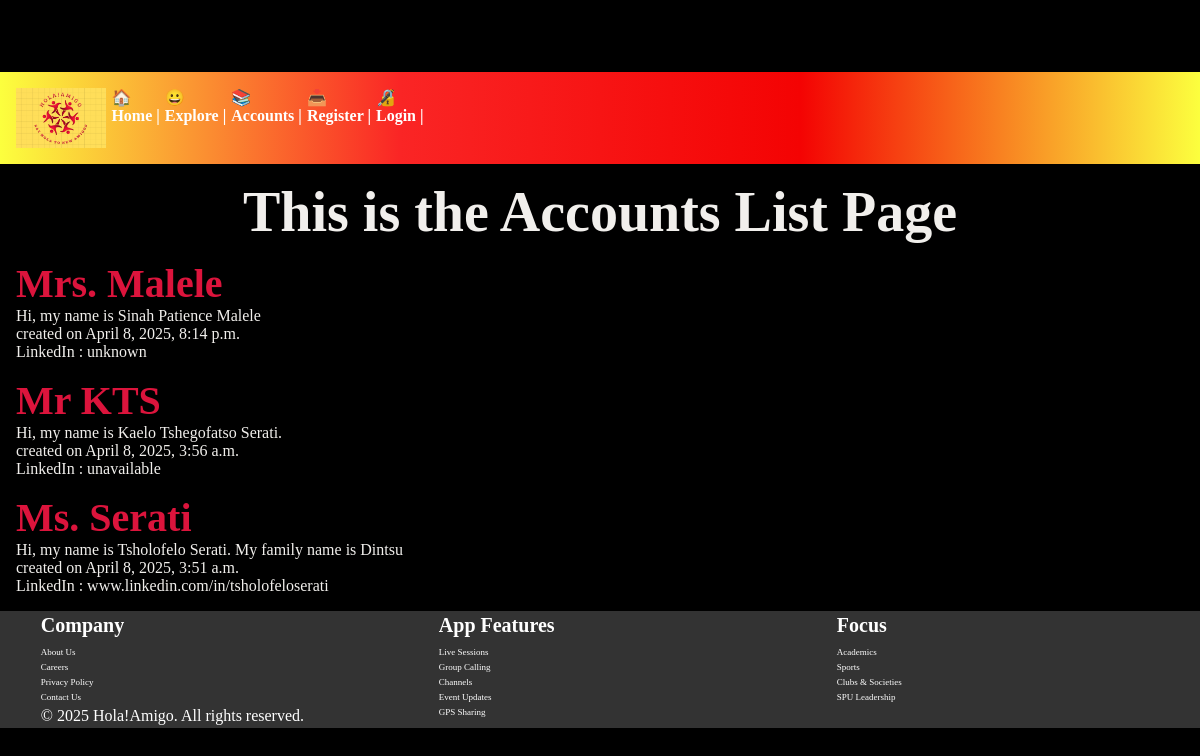
Screenshot of /accounts/ with the database file from the repository.
### accounts/models.py (models this page shows, shortened)
class Profile(models.Model):
    firstname = models.CharField(max_length=200, blank=True, null=True)
    lastname = models.CharField(max_length=200, blank=True, null=True)
    studentnum = models.CharField(max_length=20, blank=True)
    school_email = models.EmailField(max_length=10, blank=True, null=True )
    username = models.CharField(max_length=200, blank=True, null=True)
    bio = models.TextField(blank=True)
    profile_image = models.ImageField(null=True, blank=True, default="default-user.webp")
    social_linkedin = models.CharField(max_length=200, blank=True, null=True)
    created = models.DateTimeField(auto_now_add=True)
    REQUIRED_FIELDS = ['firstname','lastname','student_number','school_email','username']

### accounts/views.py (the view)
# urls.py: path('', views.accounts_list, name = "lists"),
def accounts_list(request):
    accounts = Profile.objects.all().order_by('-created')
    return render(request, 'accounts/accounts_list.html', {'accounts': accounts})

### accounts/templates/accounts/accounts_list.html (shortened to what this page needs)
{% extends 'layout.html' %}
{% block content %}
    <section>
        <h1>This is the Accounts List Page </h1>
        {% for profile in accounts %}
            <article class="profile">
                <h2>
                    <a href="/accounts/profilepage/">
                        {{ profile.username }}
                    </a>
                </h2>
                 <p>{{ profile.bio }} <br>created on {{ profile.created }}</br></p>
                 <p>LinkedIn : {{ profile.social_linkedin }}</p>
            </article>
        {% endfor %}
    </section>
{% endblock %}

### templates/layout.html (shortened to what this page needs)
<!DOCTYPE html>
{% load static %}
<html lang="en">
<head>
    <link rel = "stylesheet" href = "{% static 'css/style.css' %}">
</head>
<body>
    <nav>
    <ul class="nav-list">
        <div class="logo">
            <img src="{% static '/images/logs.png' %}" style="height: 60px;" alt="Logo">
        </div>
        <li><a href="/">
            <span role="img" aria-label="Home" title="Home">🏠</span>
            <p>Home |</p>
        </a></li>
        <li><a href="/explore">
            <span role="img" aria-label="Explore" title="Explore">😀</span>
            <p>Explore |</p>
        </a></li>
        <li><a href="/accounts">
            <span role="img" aria-label="Accounts" title="Accounts">📚</span>
            <p>Accounts |</p>
        </a></li>
        <li><a href="/users/register/">
            <span role="img" aria-label="Register" title="Register">📥</span>
            <p>Register |</p>
        </a></li>
        <li><a href="/users/login/">
            <span role="img" aria-label="Login" title="Login">🔏</span>
            <p>Login |</p>
        </a></li>
    </ul>
    </nav>
    <main>
        {% block content %}
        {% endblock %}
    </main>
</body>
<footer>
    <div class="column">
        <p class="p-footer">Company</p>
        <ul class="ul-footer">
            <li class="li-footer">About Us</li>
            <li class="li-footer">Careers</li>
            <li class="li-footer">Privacy Policy</li>
            <li class="li-footer">Contact Us</li>
        </ul>
        <p>&copy; 2025 Hola!Amigo. All rights reserved.</p>
    </div>
    <div class="column">
        <p class="p-footer">App Features</p>
        <ul class="ul-footer">
            <li class="li-footer">Live Sessions</li>
            <li class="li-footer">Group Calling</li>
            <li class="li-footer">Channels</li>
            <li class="li-footer">Event Updates</li>
            <li class="li-footer">GPS Sharing</li>
        </ul>
    </div>
    <div class="column">
        <p class="p-footer">Focus</p>
        <ul class="ul-footer">
            <li class="li-footer">Academics</li>
            <li class="li-footer">Sports</li>
            <li class="li-footer">Clubs & Societies</li>
            <li class="li-footer">SPU Leadership</li>
        </ul>
    </div>
</footer>
</html>

### static/css/style.css (style rules this page uses)
* { margin: 0; padding: 0; box-sizing: border-box; }
body { min-height: 100vh; display: flex; flex-flow: column; place-content: center; font-size: 3rem; background-color:black; background-attachment: fixed; color:#F1EFEC; }
h1 { text-align: center; font-size: 3.5rem }
a { text-decoration: none; color: crimson; }
nav { padding: 1rem; color:white; font-size: 1rem; font-weight: bold; background: linear-gradient(to right, #fcff3e,#fa2525, #f40303, #fcff3e); }
.logo { display: flex; justify-content: center; align-items: center; }
.nav-list { width: 70%; display:flex; align-items:start; gap: 5px; list-style: none; }
.nav-list li a { text-decoration: none; color: white; }
main { padding: 1rem; }
footer { display: flex; justify-content: space-around; background-color: #333; color: #fff; padding: 3px; }
.column { width: 27%; }
.p-footer { font-size: 20px; font-weight: bold; margin-bottom: 10px; }
.ul-footer { list-style-type: none; padding: 0; }
.li-footer { margin-bottom: 5px; font-size: xx-small; }
section { display: flex; flex-flow: column; gap: 1rem; }
h2 { font-size: 2.5rem; }
p { font-size: 1rem; }

### rows the page displays
Profile: username "Mrs. Malele", bio "Hi, my name is Sinah Patience Malele", created "April 8, 2025, 8:14 p.m.", social_linkedin "unknown"
Profile: username "Mr KTS", bio "Hi, my name is Kaelo Tshegofatso Serati.", created "April 8, 2025, 3:56 a.m.", social_linkedin "unavailable"
Profile: username "Ms. Serati", bio "Hi, my name is Tsholofelo Serati. My family name is Dintsu", created "April 8, 2025, 3:51 a.m.", social_linkedin "www.linkedin.com/in/tsholofeloserati"
